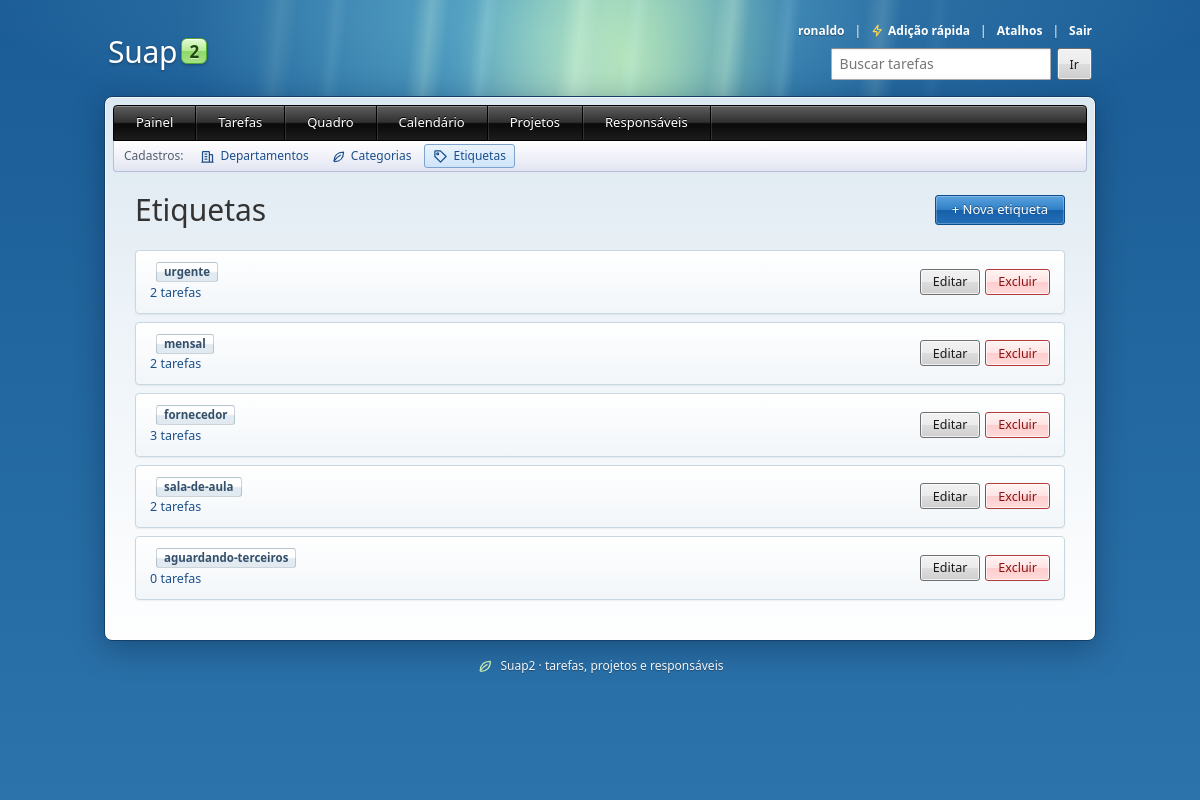
The page /etiquetas/ (signed in) on the database its author committed.
### Suap2APP/models.py (models this page shows, shortened)
class Etiqueta(models.Model):
    nome = models.CharField(max_length=40, unique=True)
    class Meta:
        verbose_name = 'Etiqueta'
        verbose_name_plural = 'Etiquetas'
        ordering = ['nome']

### Suap2APP/views.py (the view)
# urls.py: path('etiquetas/', views.EtiquetaListView.as_view(), name='etiqueta_list'),
class EtiquetaListView(LeituraMixin, ListView):
    model = Etiqueta
    context_object_name = 'etiquetas'
    def get_queryset(self):
        return Etiqueta.objects.annotate(total=Count('tarefas'))

### Suap2APP/context_processors.py (called while the page is built)
def acesso(request):
    return {
        'visitante': e_visitante(request),
        'pode_editar': request.user.is_authenticated,
    }

### Suap2APP/views.py (called while the page is built)
def e_visitante(request):
    return not request.user.is_authenticated and request.session.get(SESSAO_VISITANTE, False)

    def dispatch(self, request, *args, **kwargs):
        if request.method in ('GET', 'HEAD') and e_visitante(request):
            return super(LoginRequiredMixin, self).dispatch(request, *args, **kwargs)
        return super().dispatch(request, *args, **kwargs)

### Suap2APP/templates/Suap2APP/etiqueta_list.html (shortened to what this page needs)
{% extends 'Suap2APP/base.html' %}
{% block content %}
    <div class="cabecalho">
        <h1>Etiquetas</h1>
        {% if pode_editar %}
        <a class="btn btn-primary" href="{% url 'etiqueta_create' %}">+ Nova etiqueta</a>
        {% endif %}
    </div>
    {% if etiquetas %}
        <div class="lista">
            {% for etiqueta in etiquetas %}
                <div class="item">
                    <div class="item-info">
                        <div class="item-titulo">
                            <span class="badge badge-etiqueta">{{ etiqueta.nome }}</span>
                        </div>
                        <div class="item-detalhe">
                            <a href="{% url 'tarefa_list' %}?etiqueta={{ etiqueta.pk }}">{{ etiqueta.total }} tarefa{{ etiqueta.total|pluralize }}</a>
                        </div>
                    </div>
                    {% if pode_editar %}
                        <div class="acoes">
                            <a class="btn btn-secondary btn-small" href="{% url 'etiqueta_update' etiqueta.pk %}">Editar</a>
                            <a class="btn btn-danger btn-small" href="{% url 'etiqueta_delete' etiqueta.pk %}">Excluir</a>
                        </div>
                    {% endif %}
                </div>
            {% endfor %}
        </div>
    {% else %}
        <p class="vazio">Nenhuma etiqueta cadastrada ainda.</p>
    {% endif %}
{% endblock %}

### Suap2APP/templates/Suap2APP/_topo.html (shortened to what this page needs)
<header class="topo">
    <a class="marca" href="{% if user.is_authenticated or visitante %}{% url 'painel' %}{% else %}{% url 'login' %}{% endif %}">
        Suap<span class="marca-versao">2</span>
    </a>
    {% if user.is_authenticated or visitante %}
        <div class="topo-direita">
            <div class="topo-usuario">
                {% if user.is_authenticated %}
                    <span>{{ user.get_username }}</span>
                    <span class="separador" aria-hidden="true" data-so-com-js hidden>|</span>
                    <button type="button" class="btn btn-link" data-abrir-rapida data-url="{% url 'tarefa_rapida' %}" data-so-com-js hidden title="Adição rápida (N)">
                        <svg aria-hidden="true"><use href="#i-raio"></use></svg>Adição rápida
                    </button>
                {% else %}
                    <span>Visitante</span>
                {% endif %}
                <span class="separador" aria-hidden="true" data-so-com-js hidden>|</span>
                <button type="button" class="btn btn-link" data-abrir-atalhos data-so-com-js hidden title="Atalhos do teclado (?)">Atalhos</button>
                <span class="separador" aria-hidden="true">|</span>
                <form method="post" action="{% url 'logout' %}">
                    <button type="submit" class="btn btn-link">Sair</button>
                </form>
            </div>
            <form class="busca-topo" role="search" method="get" action="{% url 'tarefa_list' %}">
                <input id="busca-topo" type="search" name="q" placeholder="Buscar tarefas" value="{{ request.GET.q }}">
                <button type="submit" class="btn btn-small">Ir</button>
            </form>
        </div>
    {% endif %}
</header>

### Suap2APP/static/Suap2APP/css/tokens.css (style rules this page uses)
:root { color-scheme: light; --fundo-topo: #1B5C96; --fundo-meio: #22679F; --fundo-base: #2C73AB; --aurora-verde: rgba(190, 240, 170, 0.75); --aurora-ciano: rgba(130, 220, 230, 0.55); --aqua: #00AEEF; --verde: #7ED957; --sol: #FFD54F; --janela-borda: #12406B; --janela-fundo: linear-gradient(180deg, #DCE8F0 0, #EDF3F8 220px, #FFFFFF 560px); --texto: #2B2B2B; --texto-suave: #55606B; --titulo: #333333; --subtitulo: #1C5A92; --link: #1C4F8C; --link-hover: #0A3A70; --destaque-verde: #3C8F14; --sucesso: #1E6B2E; --sucesso-fundo: #E4F8DC; --sucesso-borda: #9ED98A; --info: #0A5F94; --info-fundo: #E1F4FD; --info-borda: #8CD3F5; --aviso: #7A4F00; --aviso-fundo: #FFF4CC; --aviso-borda: #F5D46B; --perigo: #A61B1B; --perigo-fundo: #FDE2E2; --perigo-borda: #F2A5A5; --caixa-fundo: linear-gradient(180deg, #FFFFFF 0%, #F2F6F9 100%); --caixa-borda: #C9D7E1; --caixa-hover-fundo: linear-gradient(180deg, #F7FBFE 0%, #E4F0FA 100%); --caixa-hover-borda: #A9C6DE; --selecao-fundo: linear-gradient(180deg, #EBF4FD 0%, #CFE4FA 100%); --selecao-borda: #7DA2CE; --raio-p: 3px; --raio-m: 4px; --raio-g: 8px; --raio-pilula: 3px; --sombra-item: 0 1px 2px rgba(0, 0, 0, 0.06); --sombra-janela: 0 8px 30px rgba(0, 20, 50, 0.35); --foco: #1C4F8C; --fonte: "Segoe UI", "Frutiger", "Myriad Pro", "Nunito Sans", "Trebuchet MS", system-ui, sans-serif; --transicao: 150ms ease-out; --aurora-velocidade: 1; }

### Suap2APP/static/Suap2APP/css/base.css (style rules this page uses)
*, *::before, *::after { box-sizing: border-box; }
html { min-height: 100%; background: var(--fundo-meio); -webkit-text-size-adjust: 100%; }
body { margin: 0; min-height: 100vh; font-family: var(--fonte); font-size: 14px; line-height: 1.5; color: var(--texto); background: transparent; -webkit-font-smoothing: antialiased; }
img, svg { max-width: 100%; }
form { margin: 0; }
h1, h2, h3 { line-height: 1.2; }
h1 { margin: 0 0 18px; font-size: clamp(24px, 1.6vw + 16px, 30px); font-weight: 300; color: var(--titulo); }
a { color: var(--link); text-decoration: none; }

### Suap2APP/static/Suap2APP/css/pages.css (style rules this page uses)
.cabecalho { display: flex; flex-direction: column; align-items: flex-start; gap: 14px; margin-bottom: 22px; }
.cabecalho h1 { margin: 0; }
@media (min-width: 768px) { .cabecalho { flex-direction: row; justify-content: space-between; align-items: center; } }

### rows shown on the page
Etiqueta: nome "urgente", total "2"
Etiqueta: nome "mensal", total "2"
Etiqueta: nome "fornecedor", total "3"
Etiqueta: nome "sala-de-aula", total "2"
Etiqueta: nome "aguardando-terceiros", total "0"

### other values the page prints
{{ user.get_username }} "ronaldo"
